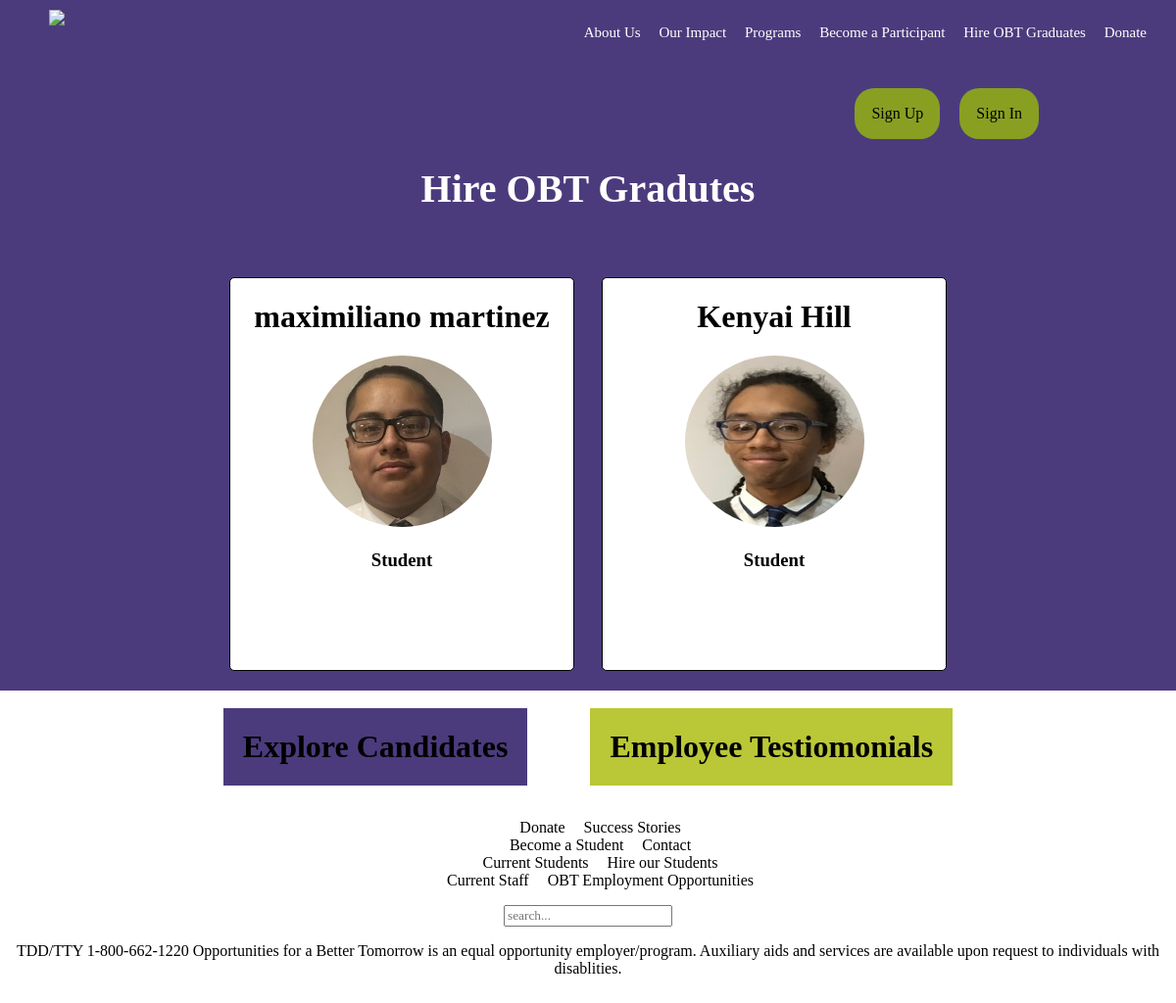
Before: / with the older database file.
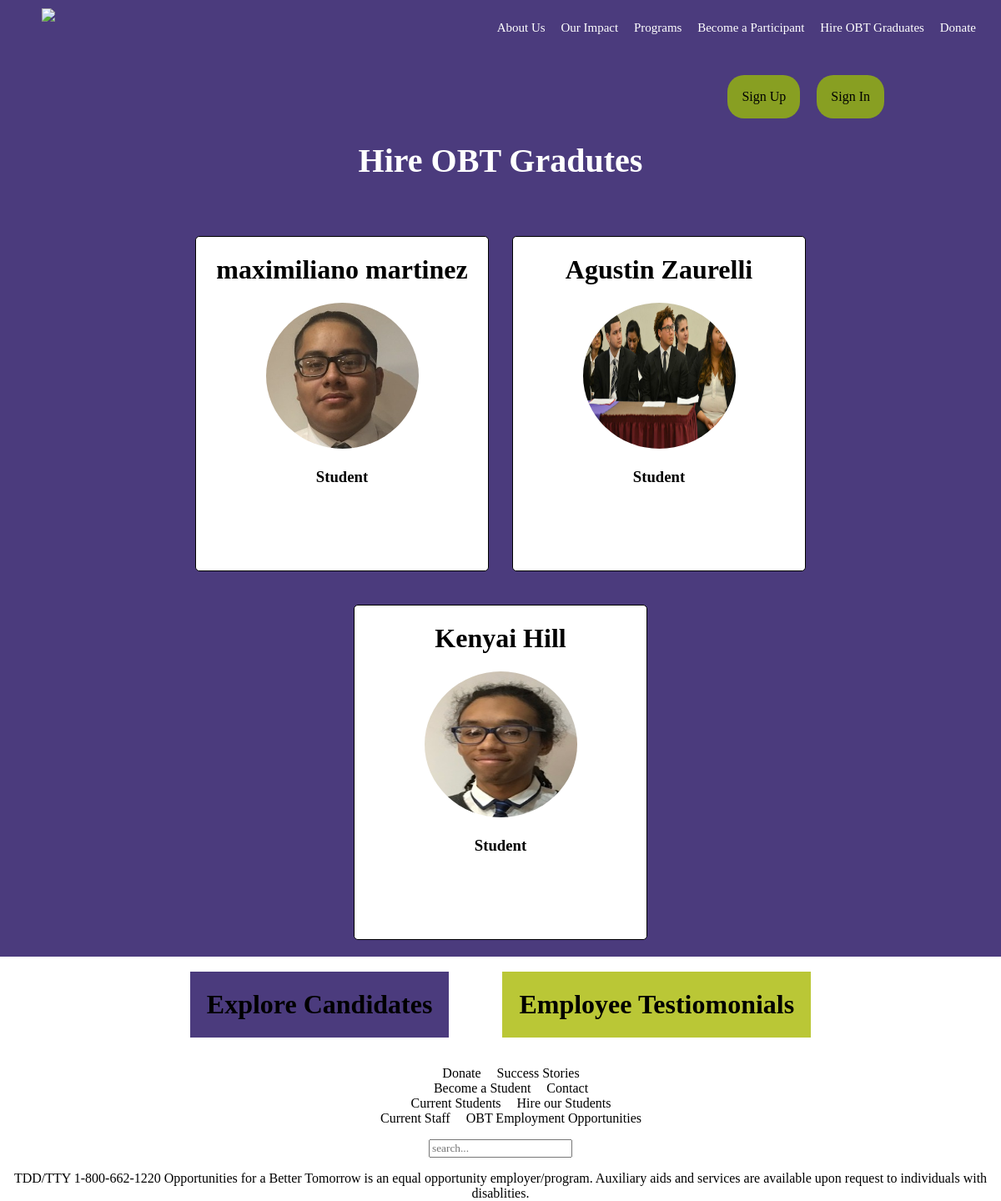
After: the same page with the newer database file.
### tables this page shows
CREATE TABLE `users` (
  `id` int(11) NOT NULL,
  `firstname` varchar(50) NOT NULL,
  `lastname` varchar(50) NOT NULL,
  `username` varchar(255) NOT NULL,
  `password` char(64) NOT NULL,
  `salt` char(16) NOT NULL,
  `email` varchar(255) NOT NULL,
  `status` varchar(15) NOT NULL,
  `image` varchar(255) NOT NULL,
  `skill1` varchar(50) NOT NULL,
  `skill2` varchar(50) NOT NULL,
  `skill3` varchar(50) NOT NULL
);

### index.php (called while the page is built)
<?php
	require 'app/start.php';
	$users = $db->prepare("SELECT * FROM users ORDER BY RAND() LIMIT 3");
	$users->execute();
	require VIEW_ROOT . '/home.php';
?>

### app/functions.php (called while the page is built)
<?php
function e($text) {
	return htmlspecialchars($text, ENT_QUOTES | ENT_HTML5, 'UTF-8');
}
?>

### app/views/home.php (the view, shortened to what this page needs)
<?php require VIEW_ROOT . '/templates/header.php'; ?>
		<div id="content">
			<div id="content_contanier">
				<div id="SignUpDiv">
					<?php if(isset($_SESSION['employer'])): ?>
						<a href="<?php echo BASE_URL; ?>/logout.php">Log out</a>
						<a href="<?php echo BASE_URL; ?>/secret.php">Signed in as <?php echo e($_SESSION['employer']['username'], ENT_QUOTES, 'UTF-8'); ?></a>
					<?php elseif(isset($_SESSION['user'])): ?>
						<a href="<?php echo BASE_URL; ?>/logout.php">Log out</a>
						<a href="<?php echo BASE_URL; ?>/secret.php">Signed in as <?php echo e($_SESSION['user']['username'], ENT_QUOTES, 'UTF-8'); ?></a>
					<?php else: ?>
						<a href="<?php echo BASE_URL; ?>/login.php">Sign In</a>
						<a href="<?php echo BASE_URL; ?>/signup.php">Sign Up</a>
					<?php endif; ?>
				</div>
				<div id="content_title"><h1>Hire OBT Gradutes</h1></div>
					<?php if(empty($users)): ?>
						<p>something is wrong</p>
					<?php else: ?>
						<?php foreach($users as $user): ?>
							<?php if(empty($user['image'])): ?>
								<?php next($user); ?>
							<?php else: ?>
								<div class="profile_div purp" onclick="cat()">
									<h1 class="profile_info"><?php echo e($user['firstname'].' '.$user['lastname']); ?></h1>
									<img class="profile_info" src="images/<?php echo e($user['image']); ?>">
									<h3 class="profile_info"><?php echo e($user['status']); ?></h3>
								</div>
							<?php endif; ?>
						<?php endforeach; ?>
					<?php endif; ?>
				</div>
			</div>
		<div id="footer">
			<a href="<?php echo BASE_URL; ?>/mockup.php"><div class="Foot_Tab" style="background-color:rgb(75,59,125)"><h1 style="color: black;">Explore Candidates</h1></div></a>
			<div class="Foot_Tab" style="background-color:rgb(186,199,54);"><h1>Employee Testiomonials</h1></div>
		</div>
<?php require VIEW_ROOT . '/templates/footer.php'; ?>

### app/views/templates/header.php (shortened to what this page needs)
<!DOCTYPE html>
<html>
	<head>
		<link rel="stylesheet" type="text/css" href="<?php echo BASE_URL; ?>/css/style.css">
	</head>
	<body>
		<div id="Nav">
			<div id="navbar">
				<ul>
				  <li><a href="<?php echo BASE_URL; ?>"><img src="http://obtjobs.wpengine.com/wp-content/uploads/2015/09/obt_2line_white1.png" style=" height: 50px; float: left; padding-left: 50px"/></a></li>
				  <span id="menu"><li><a href="">About Us</a></li>
				  <li><a href="">Our Impact</a></li>
				  <li><a href="">Programs</a></li>
				  <li><a href="">Become a Participant</a></li>
				  <li><a href="">Hire OBT Graduates</a></li>
				  <li><a href="">Donate</a></li></span>
				</ul>
			</div>
		</div>

### app/views/templates/footer.php
<link rel="stylesheet" type="text/css" href="css/foot.css">
<div id="footer">
	<footer>
		<ul class="menu">
			<div class="menu-item">
				<li>Donate</li>
				<li>Success Stories</li>
			</div>
			<div class="menu-item">
				<li>Become a Student</li>
				<li>Contact</li>
			</div>
			<div class="menu-item">
				<li>Current Students</li>
				<li>Hire our Students</li>
			</div>
			<div class="menu-item" id="bad" >
				<li>Current Staff</li>
				<li>OBT Employment Opportunities</li>
			</div>
		</ul>
	<div id="search">
		<input type="text" name="search" placeholder="search...">
		<div id="tdd">
			<p>TDD/TTY 1-800-662-1220 Opportunities for a Better Tomorrow is an equal
			opportunity employer/program. Auxiliary aids and services are available upon
			request to individuals with disablities.</p>
		</div>
	</div>
	</footer>
</div>
</body>
</html>

### css/style.css (style rules this page uses)
html , body { margin: 0px; height: 1024px; width: 100%; }
* { font-family: 'myFirstFont'; }
#Nav { width:100%; height: 50px; text-align: center; padding-top: 10px; padding-bottom: 10px; background-color: rgb(75,59,125); }
#content_title h1 { font-family: 'ass'; }
#navbar { width: 100%; height: 100%; font-size: 15px; font-family: Times font-weight: bold; text-align: center; color: white; }
#navbar ul, li { height: auto; min-height: text-align: center; display: inline; padding-right: 15px; }
#navbar li a { text-decoration: none; color: white; }
#menu { padding-bottom: 25px; padding-top: 15px; padding-right: 15px; float: right; position: relative; }
#content { width: 100%; height: auto; background-color: rgb(75,59,125); }
#content_contanier { width: 80%; height: 100%; position: relative; margin: auto; text-align: center; }
#content_title { padding: 20px 0px; font-size: 20px; color: white; }
#SignUpDiv { width: 100%; height: 32px; padding-top: 20px; }
#SignUpDiv a { text-decoration: none; float: right; color: #000; background-color: rgb(136,159,34); margin-right: 20px; border-radius: 20px; padding: 17px; }
.profile_div { height: 380px; width: 350px; display: inline-block; margin: 20px 12px; color: black; border: 1px black solid; background-color: white; padding-bottom: 20px; cursor: pointer; -webkit-transition: .5s; -moz-transition: .5s; -ms-transition: .5s; -o-transition: .5s; transition: .5s; border-radius: 5px; }
#footer { width: 100%; height: auto; background-color: white; text-align: center; }
.profile_div img { border-radius: 100%; width: 183px; height: 175px; }
.Foot_Tab { margin: 18px 30px; padding-left: 20px; padding-right: 20px; display: inline-block; }

Changed rows visible on the page:
added users: firstname+lastname "Agustin Zaurelli", image (picture), status "Student"
